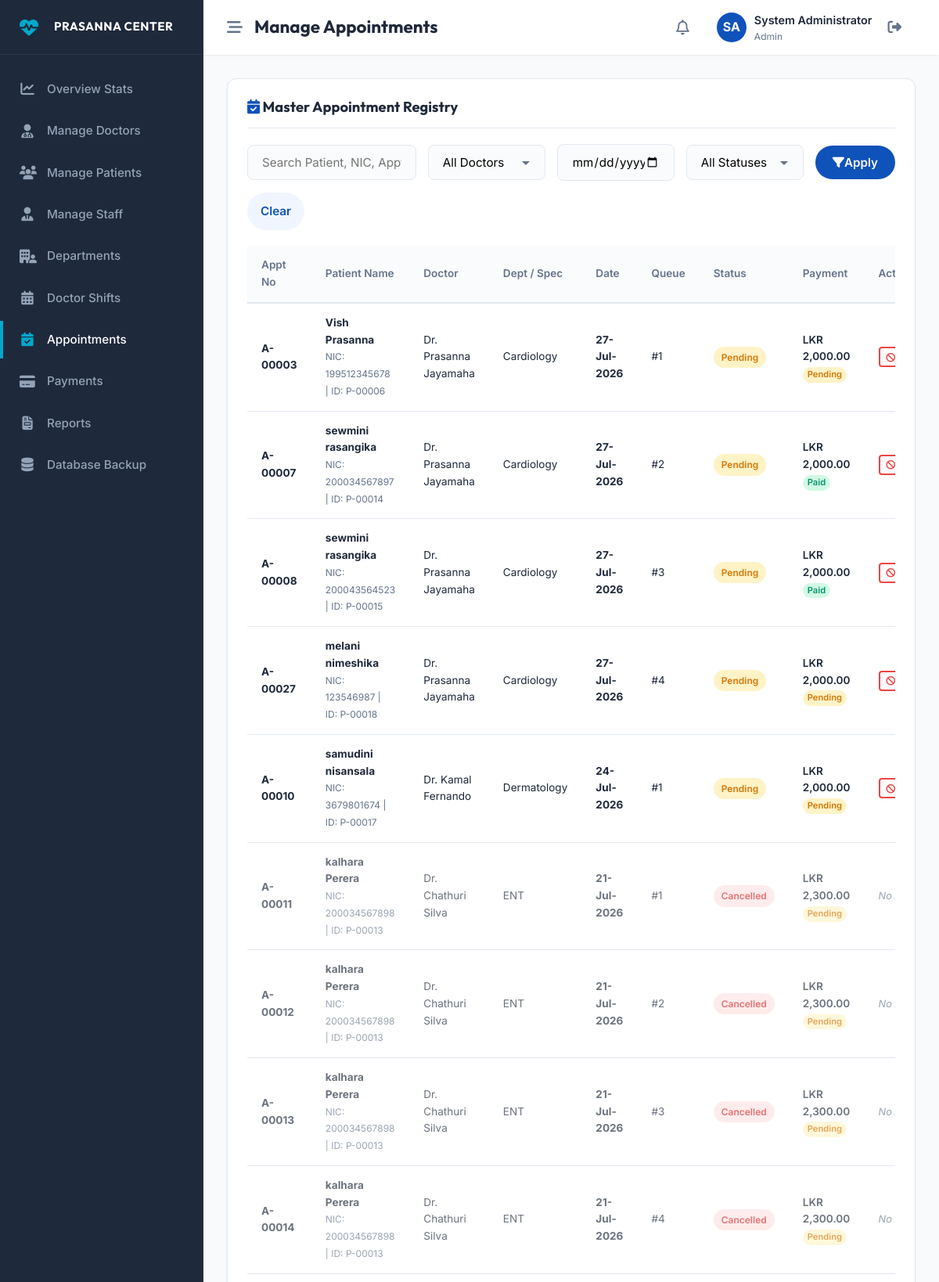
The page /admin/appointments.php (signed in, upper part) on the database its author committed.
### tables this page shows
CREATE TABLE `appointments` (
  `id` int(11) NOT NULL,
  `appointment_number` varchar(20) NOT NULL,
  `patient_id` int(11) NOT NULL,
  `doctor_id` int(11) NOT NULL,
  `schedule_id` int(11) NOT NULL,
  `appointment_date` date NOT NULL,
  `queue_number` int(11) NOT NULL,
  `status` enum('Pending','Checked-In','Completed','Cancelled') DEFAULT 'Pending',
  `created_at` timestamp NOT NULL DEFAULT current_timestamp()
);

CREATE TABLE `patients` (
  `id` int(11) NOT NULL,
  `user_id` int(11) NOT NULL,
  `patient_number` varchar(20) NOT NULL,
  `first_name` varchar(50) NOT NULL,
  `last_name` varchar(50) NOT NULL,
  `nic` varchar(15) DEFAULT NULL,
  `dob` date NOT NULL,
  `gender` enum('Male','Female','Other') NOT NULL,
  `phone` varchar(15) NOT NULL,
  `address` text DEFAULT NULL,
  `created_at` timestamp NOT NULL DEFAULT current_timestamp()
);

CREATE TABLE `doctors` (
  `id` int(11) NOT NULL,
  `user_id` int(11) NOT NULL,
  `doctor_number` varchar(20) NOT NULL,
  `first_name` varchar(50) NOT NULL,
  `last_name` varchar(50) NOT NULL,
  `department_id` int(11) NOT NULL,
  `specialization` varchar(100) NOT NULL,
  `phone` varchar(15) NOT NULL,
  `charge` decimal(10,2) NOT NULL DEFAULT 0.00,
  `status` enum('Active','Inactive') DEFAULT 'Active',
  `image_path` varchar(255) DEFAULT NULL,
  `created_at` timestamp NOT NULL DEFAULT current_timestamp()
);

CREATE TABLE `departments` (
  `id` int(11) NOT NULL,
  `name` varchar(100) NOT NULL,
  `description` text DEFAULT NULL,
  `created_at` timestamp NOT NULL DEFAULT current_timestamp()
);

CREATE TABLE `payments` (
  `id` int(11) NOT NULL,
  `appointment_id` int(11) NOT NULL,
  `amount` decimal(10,2) NOT NULL,
  `payment_method` enum('Cash','Card') NOT NULL,
  `payment_status` enum('Pending','Paid','Refunded') DEFAULT 'Pending',
  `transaction_id` varchar(100) DEFAULT NULL,
  `payment_date` timestamp NOT NULL DEFAULT current_timestamp()
);

### admin/appointments.php (the view, shortened to what this page needs)
<?php
require_once dirname(__DIR__) . '/includes/dashboard_header.php';
$search = trim($_GET['search'] ?? '');
$date_filter = trim($_GET['date'] ?? '');
$params = [];
$sql = "SELECT a.*, p.first_name AS pat_first, p.last_name AS pat_last, p.nic, p.patient_number,
               d.first_name AS doc_first, d.last_name AS doc_last, dept.name AS dept_name,
               pay.amount, pay.payment_method, pay.payment_status
        FROM appointments a
        JOIN patients p ON a.patient_id = p.id
        JOIN doctors d ON a.doctor_id = d.id
        JOIN departments dept ON d.department_id = dept.id
        JOIN payments pay ON a.id = pay.appointment_id";
$sql .= " ORDER BY a.appointment_date DESC, a.queue_number ASC LIMIT 150";
try {
    $stmt = $pdo->prepare($sql);
    $stmt->execute($params);
    $appointments = $stmt->fetchAll();
} catch (PDOException $e) {
    $error = "Failed to load appointments: " . $e->getMessage();
    $appointments = [];
}
?>
<div class="db-card">
    <div class="db-card-header">
        <h3><i class="fa-solid fa-calendar-check text-primary"></i> Master Appointment Registry</h3>
    </div>
    <form method="GET" action="" style="display:flex; flex-wrap:wrap; gap:15px; margin-bottom:20px; align-items:center;">
        <div style="flex:1.5; min-width:200px;">
            <input type="text" name="search" value="<?php echo htmlspecialchars($search); ?>" placeholder="Search Patient, NIC, Appt No..." class="form-control">
        </div>
        <div style="flex:1; min-width:150px;">
            <select name="doctor_id" class="form-control">
                <option value="">All Doctors</option>
            </select>
        </div>
        <div style="flex:1; min-width:150px;">
            <input type="date" name="date" value="<?php echo htmlspecialchars($date_filter); ?>" class="form-control">
        </div>
        <div style="flex:1; min-width:150px;">
            <select name="status" class="form-control">
                <option value="">All Statuses</option>
            </select>
        </div>
        <button type="submit" class="btn btn-primary" style="padding:10px 20px;"><i class="fa-solid fa-filter"></i> Apply</button>
        <a href="appointments.php" class="btn btn-secondary" style="padding:10px 15px;">Clear</a>
    </form>
    <div class="table-responsive">
        <table class="db-table" style="font-size:0.85rem;">
            <thead>
                <tr>
                    <th>Appt No</th>
                    <th>Patient Name</th>
                    <th>Doctor</th>
                    <th>Dept / Spec</th>
                    <th>Date</th>
                    <th>Queue</th>
                    <th>Status</th>
                    <th>Payment</th>
                    <th>Actions</th>
                </tr>
            </thead>
            <tbody>
                <?php if (!empty($appointments)): ?>
                    <?php foreach ($appointments as $appt): ?>
                        <tr style="<?php echo ($appt['status'] === 'Cancelled' || $appt['status'] === 'Completed') ? 'opacity:0.65;' : ''; ?>">
                            <td><strong><?php echo htmlspecialchars($appt['appointment_number']); ?></strong></td>
                            <td>
                                <strong style="display:block;"><?php echo htmlspecialchars($appt['pat_first'] . ' ' . $appt['pat_last']); ?></strong>
                                <span style="font-size:0.75rem; color:var(--grey-color);">NIC: <?php echo htmlspecialchars($appt['nic']); ?> | ID: <?php echo htmlspecialchars($appt['patient_number']); ?></span>
                            </td>
                            <td>Dr. <?php echo htmlspecialchars($appt['doc_first'] . ' ' . $appt['doc_last']); ?></td>
                            <td><?php echo htmlspecialchars($appt['dept_name']); ?></td>
                            <td><strong><?php echo date('d-M-Y', strtotime($appt['appointment_date'])); ?></strong></td>
                            <td>#<?php echo $appt['queue_number']; ?></td>
                            <td>
                                <?php
                                    $c = '';
                                    if ($appt['status'] === 'Pending') $c = 'badge-pending';
                                    elseif ($appt['status'] === 'Checked-In') $c = 'badge-checked-in';
                                    elseif ($appt['status'] === 'Completed') $c = 'badge-completed';
                                    elseif ($appt['status'] === 'Cancelled') $c = 'badge-cancelled';
                                ?>
                                <span class="badge <?php echo $c; ?>"><?php echo $appt['status']; ?></span>
                            </td>
                            <td>
                                <span style="display:block; font-weight:600;">LKR <?php echo number_format($appt['amount'], 2); ?></span>
                                <span class="badge <?php echo ($appt['payment_status'] === 'Paid') ? 'badge-paid' : (($appt['payment_status'] === 'Refunded') ? 'badge-refunded' : 'badge-pending'); ?>" style="font-size:0.7rem; padding:1px 6px;"><?php echo $appt['payment_status']; ?></span>
                            </td>
                            <td>
                                <?php if ($appt['status'] === 'Pending'): ?>
                                    <form action="" method="POST" onsubmit="return confirm('Cancel this appointment?');">
                                        <button type="submit" class="btn btn-outline" style="padding:4px 8px; font-size:0.72rem; border-color:var(--danger-color); color:var(--danger-color); border-radius:4px;"><i class="fa-solid fa-ban"></i> Cancel</button>
                                    </form>
                                <?php else: ?>
                                    <span style="font-size:0.8rem; color:var(--grey-color); font-style:italic;">No Actions</span>
                                <?php endif; ?>
                            </td>
                        </tr>
                    <?php endforeach; ?>
                <?php else: ?>
                    <tr>
                        <td colspan="9" style="text-align:center; padding:20px; color:var(--grey-color);">No appointments found matching filters.</td>
                    </tr>
                <?php endif; ?>
            </tbody>
        </table>
    </div>
</div>
<?php require_once dirname(__DIR__) . '/includes/dashboard_footer.php'; ?>

### assets/css/style.css (style rules this page uses)
:root { --primary-color: #0f52ba; --primary-hover: #0b3c8f; --secondary-color: #f0f6ff; --accent-color: #00a8cc; --accent-hover: #008eb0; --dark-color: #1e293b; --light-color: #ffffff; --grey-color: #64748b; --light-grey: #e2e8f0; --success-color: #10b981; --warning-color: #f59e0b; --danger-color: #ef4444; --shadow-sm: 0 1px 3px rgba(0,0,0,0.05), 0 1px 2px rgba(0,0,0,0.02); --shadow-md: 0 4px 6px -1px rgba(15, 82, 186, 0.05), 0 2px 4px -2px rgba(15, 82, 186, 0.05); --shadow-lg: 0 10px 25px -5px rgba(15, 82, 186, 0.1), 0 8px 10px -6px rgba(15, 82, 186, 0.08); --shadow-inset: inset 0 2px 4px 0 rgba(0, 0, 0, 0.06); --font-sans: 'Inter', -apple-system, BlinkMacSystemFont, "Segoe UI", Roboto, sans-serif; --font-heading: 'Outfit', sans-serif; --transition: all 0.3s cubic-bezier(0.4, 0, 0.2, 1); }
* { margin: 0; padding: 0; box-sizing: border-box; }
html { scroll-behavior: smooth; }
body { font-family: var(--font-sans); color: var(--dark-color); background-color: var(--light-color); line-height: 1.6; overflow-x: hidden; }
h1, h2, h3, h4, h5, h6 { font-family: var(--font-heading); font-weight: 700; color: var(--dark-color); line-height: 1.2; }
a { color: inherit; text-decoration: none; transition: var(--transition); }
.text-primary { color: var(--primary-color); }
.btn { display: inline-flex; align-items: center; justify-content: center; padding: 12px 28px; font-size: 0.95rem; font-weight: 600; border-radius: 50px; cursor: pointer; transition: var(--transition); border: 2px solid transparent; font-family: var(--font-sans); }
.btn-primary { background-color: var(--primary-color); color: var(--light-color); }
.btn-secondary { background-color: var(--secondary-color); color: var(--primary-color); }
.btn-outline { background-color: transparent; border-color: var(--primary-color); color: var(--primary-color); }
.form-control { width: 100%; padding: 12px 18px; border-radius: 8px; border: 1.5px solid var(--light-grey); background-color: #fafbfc; font-family: var(--font-sans); font-size: 0.95rem; transition: var(--transition); }
select.form-control { appearance: none; background-repeat: no-repeat; background-position: right 12px center; }

### assets/css/dashboard.css (style rules this page uses)
:root { --sidebar-width: 260px; --sidebar-collapsed-width: 70px; --topbar-height: 70px; }
body.dashboard-body { background-color: #f8fafc; overflow-x: hidden; }
.db-card { background: white; border-radius: 12px; box-shadow: var(--shadow-sm); border: 1px solid var(--light-grey); padding: 25px; margin-bottom: 30px; }
.db-card-header { display: flex; justify-content: space-between; align-items: center; margin-bottom: 20px; padding-bottom: 15px; border-bottom: 1px solid var(--light-grey); }
.db-card-header h3 { font-size: 1.15rem; font-family: var(--font-heading); font-weight: 700; }
.table-responsive { width: 100%; overflow-x: auto; }
.db-table { width: 100%; border-collapse: collapse; text-align: left; font-size: 0.9rem; }
.db-table th { padding: 14px 18px; font-weight: 600; color: var(--grey-color); border-bottom: 2px solid var(--light-grey); background-color: #fafbfc; }
.db-table td { padding: 14px 18px; border-bottom: 1px solid var(--light-grey); color: var(--dark-color); vertical-align: middle; }
.badge { display: inline-flex; align-items: center; padding: 4px 10px; border-radius: 30px; font-size: 0.75rem; font-weight: 600; }
.badge-pending { background-color: #fef3c7; color: #d97706; }
.badge-cancelled { background-color: #fee2e2; color: #dc2626; }
.badge-paid { background-color: #d1fae5; color: #059669; }

### rows shown on the page
appointments: appointment_number "A-00003", patient.last_name "Vish Prasanna", patient.nic "199512345678", patient.patient_number "P-00006", doctor.last_name "Prasanna Jayamaha", departments.name "Cardiology", appointment_date "27-Jul-2026", queue_number "1", status "Pending", payments.amount "2,000.00", payments.payment_status "Pending"
appointments: appointment_number "A-00007", patient.last_name "sewmini rasangika", patient.nic "200034567897", patient.patient_number "P-00014", doctor.last_name "Prasanna Jayamaha", departments.name "Cardiology", appointment_date "27-Jul-2026", queue_number "2", status "Pending", payments.amount "2,000.00", payments.payment_status "Paid"
appointments: appointment_number "A-00008", patient.last_name "sewmini rasangika", patient.nic "200043564523", patient.patient_number "P-00015", doctor.last_name "Prasanna Jayamaha", departments.name "Cardiology", appointment_date "27-Jul-2026", queue_number "3", status "Pending", payments.amount "2,000.00", payments.payment_status "Paid"
appointments: appointment_number "A-00027", patient.last_name "melani nimeshika", patient.nic "123546987", patient.patient_number "P-00018", doctor.last_name "Prasanna Jayamaha", departments.name "Cardiology", appointment_date "27-Jul-2026", queue_number "4", status "Pending", payments.amount "2,000.00", payments.payment_status "Pending"
appointments: appointment_number "A-00010", patient.last_name "samudini nisansala", patient.nic "3679801674", patient.patient_number "P-00017", doctor.last_name "Kamal Fernando", departments.name "Dermatology", appointment_date "24-Jul-2026", queue_number "1", status "Pending", payments.amount "2,000.00", payments.payment_status "Pending"
appointments: appointment_number "A-00011", patient.last_name "kalhara Perera", patient.nic "200034567898", patient.patient_number "P-00013", doctor.last_name "Chathuri Silva", departments.name "ENT", appointment_date "21-Jul-2026", queue_number "1", status "Cancelled", payments.amount "2,300.00", payments.payment_status "Pending", shows "No…"
appointments: appointment_number "A-00012", patient.last_name "kalhara Perera", patient.nic "200034567898", patient.patient_number "P-00013", doctor.last_name "Chathuri Silva", departments.name "ENT", appointment_date "21-Jul-2026", queue_number "2", status "Cancelled", payments.amount "2,300.00", payments.payment_status "Pending", shows "No…"
appointments: appointment_number "A-00013", patient.last_name "kalhara Perera", patient.nic "200034567898", patient.patient_number "P-00013", doctor.last_name "Chathuri Silva", departments.name "ENT", appointment_date "21-Jul-2026", queue_number "3", status "Cancelled", payments.amount "2,300.00", payments.payment_status "Pending", shows "No…"
appointments: appointment_number "A-00014", patient.last_name "kalhara Perera", patient.nic "200034567898", patient.patient_number "P-00013", doctor.last_name "Chathuri Silva", departments.name "ENT", appointment_date "21-Jul-2026", queue_number "4", status "Cancelled", payments.amount "2,300.00", payments.payment_status "Pending", shows "No…"

### other values the page prints
$page_title "Manage Appointments"
substr($initials, 0, 2) "SA"
$_SESSION['full_name'] "System Administrator"
$_SESSION['role'] "Admin"
